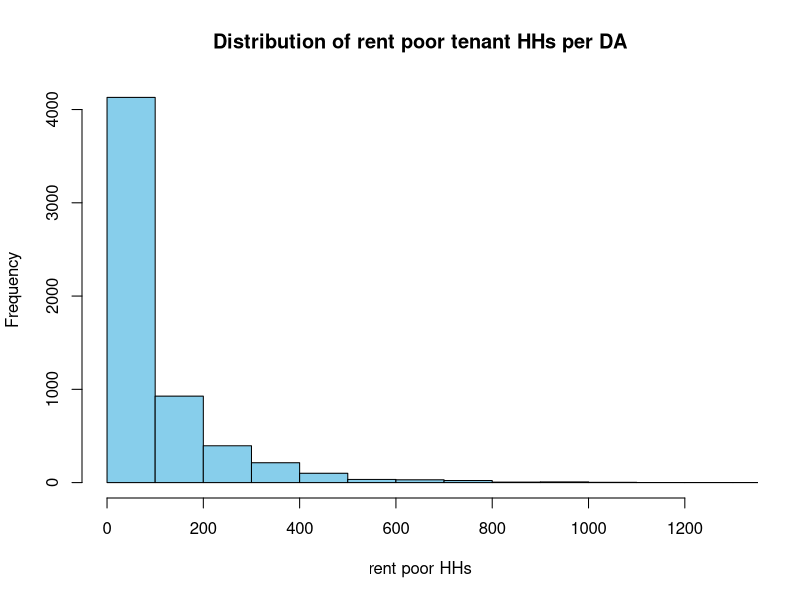
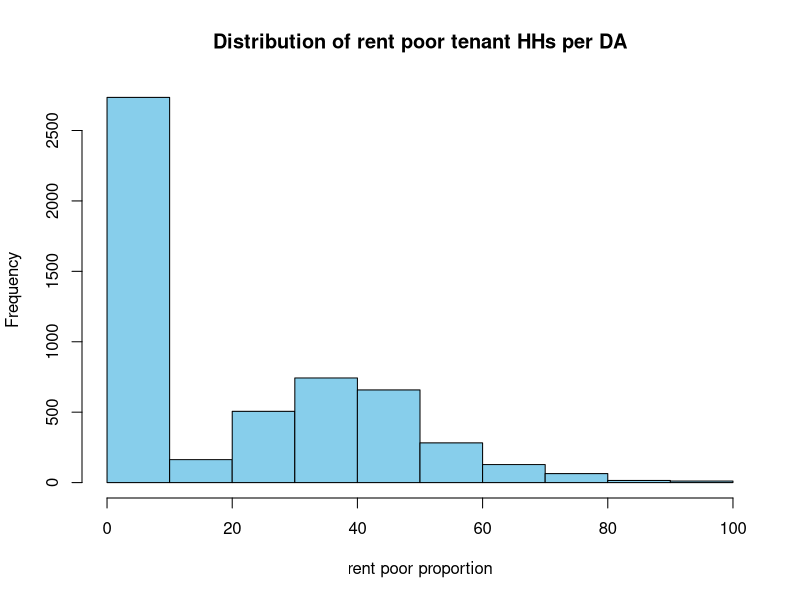
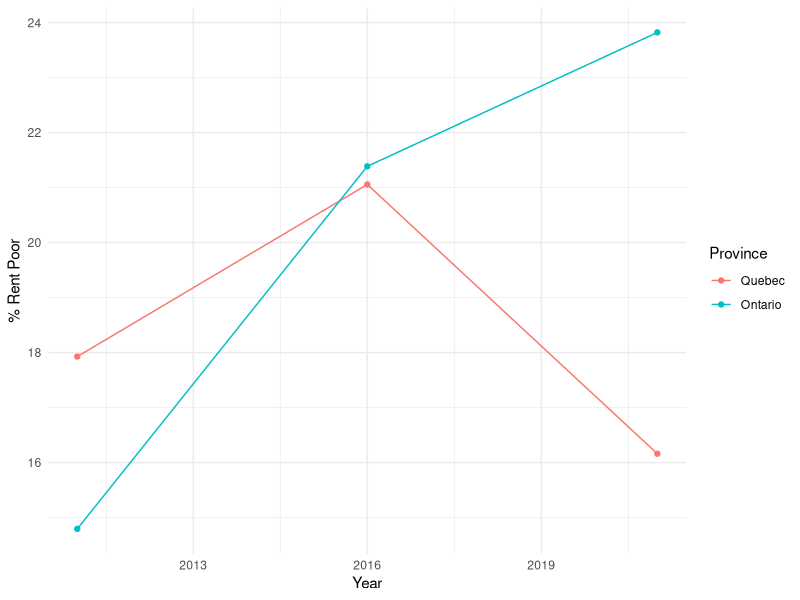
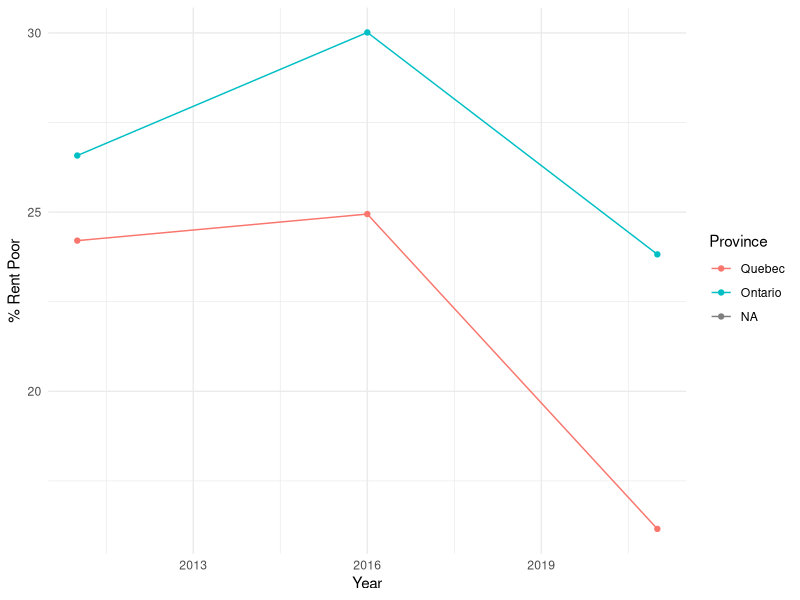
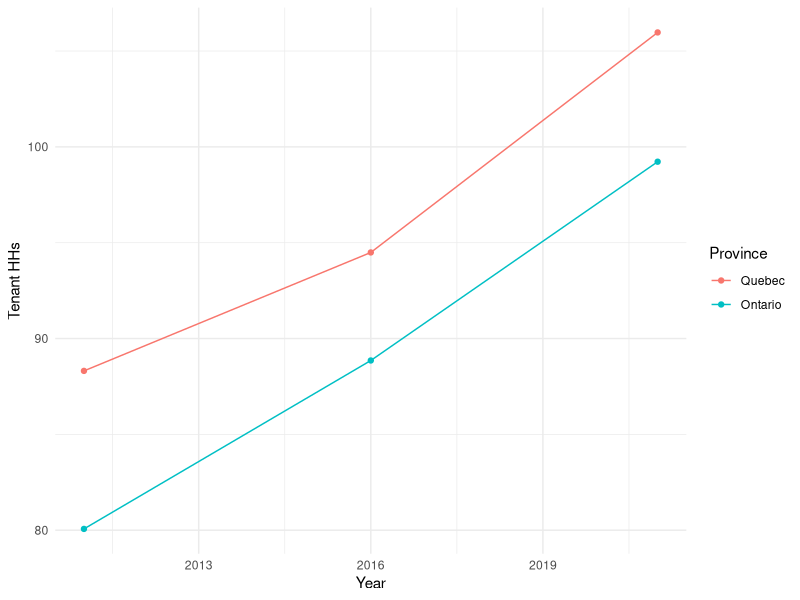
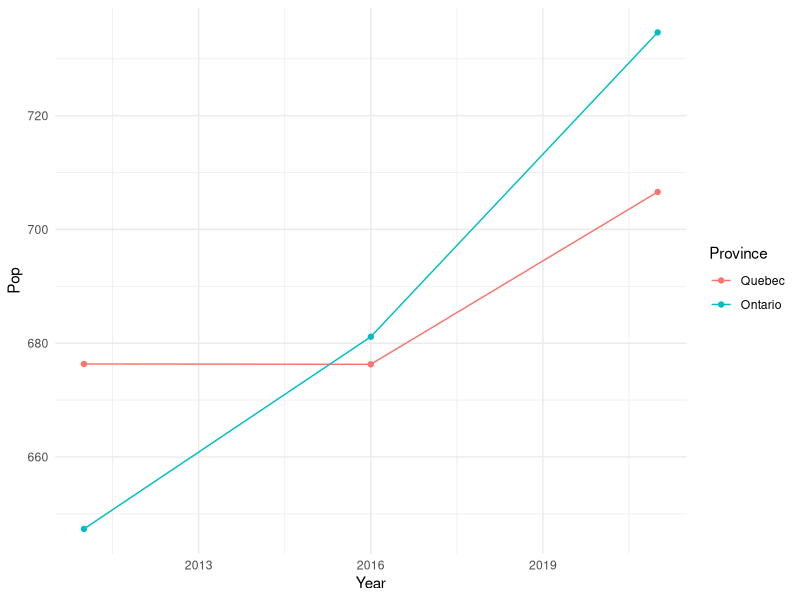
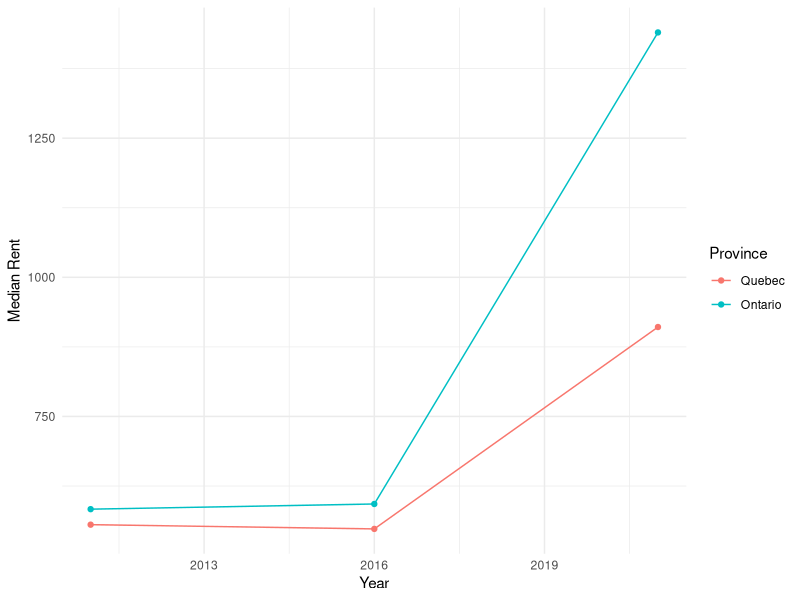

Write the R code that produced these figures, in order.
## ---- chunk 1
library(dplyr)
library(ggplot2)
## ---- chunk 2
df_11 = read.csv("data/2011_rentPoor.csv")
df_16 = read.csv("data/2016_rentPoor.csv")
df_21 = read.csv("data/2021_rentPoor.csv")
## ---- chunk 3
df_11 <- df_11 %>% 
  rename("nTenantHH" = "v_CA11N_2288..Number.of.tenant.households.in.non.farm..non.reserve.private.dwellings",
         "rentPoorP" = "v_CA11N_2290....of.tenant.households.spending.30..or.more.of.household.total.income.on.shelter.costs",
         "subsidizedP" = "v_CA11N_2289....of.tenant.households.in.subsidized.housing",
         "medianRent" = "v_CA11N_2291..Median.monthly.shelter.costs.for.rented.dwellings....",
         "avgRent" = "v_CA11N_2292..Average.monthly.shelter.costs.for.rented.dwellings....",
         "medIncome" = "v_CA11N_2389..Median.after.tax.income..",
         "unemployed" = "v_CA11N_1996..Unemployed"
         )
## ---- chunk 4
df_11$nTenantHH = as.numeric(df_11$nTenantHH)
df_11$rentPoorP = as.numeric(df_11$rentPoorP)
df_11$subsidizedP = as.numeric(df_11$subsidizedP)
df_11$medianRent = as.numeric(df_11$medianRent)
df_11$avgRent = as.numeric(df_11$avgRent)
df_11$popDensity = NA
df_11$medIncome = as.numeric(df_11$medIncome)
df_11$unemployed = as.numeric(df_11$unemployed)

df_11 = subset(df_11, select = -c(NHS.Non.Return.Rate))
## ---- chunk 5
df_16 <- df_16 %>% 
  rename("nTenantHH" = "v_CA16_4897..Total...Tenant.households.in.non.farm..non.reserve.private.dwellings...25..sample.data",
         "rentPoorP" = "v_CA16_4899....of.tenant.households.spending.30..or.more.of.its.income.on.shelter.costs",
         "subsidizedP" = "v_CA16_4898....of.tenant.households.in.subsidized.housing",
         "medianRent" = "v_CA16_4900..Median.monthly.shelter.costs.for.rented.dwellings....",
         "avgRent" = "v_CA16_4901..Average.monthly.shelter.costs.for.rented.dwellings....",
         "popDensity" = "v_CA16_406..Population.density.per.square.kilometre",
         "medIncome" = "v_CA16_2213..Median.after.tax.income.in.2015.among.recipients....",
         "unemployed" = "v_CA16_5606..Unemployed"
         )
## ---- chunk 6
df_16$nTenantHH = as.numeric(df_16$nTenantHH)
df_16$rentPoorP = as.numeric(df_16$rentPoorP)
df_16$subsidizedP = as.numeric(df_16$subsidizedP)
df_16$medianRent = as.numeric(df_16$medianRent)
df_16$avgRent = as.numeric(df_16$avgRent)
df_16$popDensity = as.numeric(df_16$popDensity)
df_16$medIncome = as.numeric(df_16$medIncome)
df_16$unemployed = as.numeric(df_16$unemployed)
## ---- chunk 7
df_21 <- df_21 %>% 
  rename("nTenantHH" = "v_CA21_4313..Total...Tenant.households.in.non.farm..non.reserve.private.dwellings",
         "rentPoorP" = "v_CA21_4315....of.tenant.households.spending.30..or.more.of.its.income.on.shelter.costs..55.",
         "subsidizedP" = "v_CA21_4314....of.tenant.households.in.subsidized.housing..61.",
         "medianRent" = "v_CA21_4317..Median.monthly.shelter.costs.for.rented.dwellings......59.",
         "avgRent" = "v_CA21_4318..Average.monthly.shelter.costs.for.rented.dwellings......59.",
         "popDensity" = "v_CA21_6..Population.density.per.square.kilometre",
         "medIncome" = "v_CA21_566..Median.after.tax.income.in.2020.among.recipients....",
         "unemployed" = "v_CA21_6501..Unemployed"
         )
## ---- chunk 8
df_21$nTenantHH = as.numeric(df_21$nTenantHH)
df_21$rentPoorP = as.numeric(df_21$rentPoorP)
df_21$subsidizedP = as.numeric(df_21$subsidizedP)
df_21$medianRent = as.numeric(df_21$medianRent)
df_21$avgRent = as.numeric(df_21$avgRent)
df_21$popDensity = as.numeric(df_21$popDensity)
df_21$medIncome = as.numeric(df_21$medIncome)
df_21$unemployed = as.numeric(df_21$unemployed)

#df_21 = subset(df_21, select = -c(popDensity, medIncome))
## ---- chunk 9
df_11$year = 2011
df_16$year = 2016
df_21$year = 2021
## ---- chunk 10
df = rbind(df_11, df_16, df_21)
## ---- chunk 11
hist(df$nTenantHH,
     main = "Distribution of rent poor tenant HHs per DA",
     xlab = "rent poor HHs",
     ylab = "Frequency",
     col = "skyblue",
     border = "black",
     xlim = c(0, 1300)
     )
## ---- chunk 12
hist(df$rentPoorP,
     main = "Distribution of rent poor tenant HHs per DA",
     xlab = "rent poor proportion",
     ylab = "Frequency",
     col = "skyblue",
     border = "black"
     )
## ---- chunk 13
df <- df %>%
  mutate(province = ifelse(substr(GeoUID, 1, 2) == "35", 1, 0))
## ---- chunk 14
means = df %>% group_by(year, province) %>% summarize(mean_value = mean(rentPoorP, na.rm = TRUE))

means$province <- factor(means$province, labels = c("Quebec", "Ontario"))

ggplot(means, aes(x = year, y = mean_value, color = province, group = province)) +
  geom_line() +
  geom_point() +
  labs(x = "Year", y = "% Rent Poor", color = "Province") +
  theme_minimal()

rm(means)
## ---- chunk 15
means = df[df$nTenantHH>0, ] %>% group_by(year, province) %>% summarize(mean_value = mean(rentPoorP, na.rm = TRUE))

means$province <- factor(means$province, labels = c("Quebec", "Ontario"))

ggplot(means, aes(x = year, y = mean_value, color = province, group = province)) +
  geom_line() +
  geom_point() +
  labs(x = "Year", y = "% Rent Poor", color = "Province") +
  theme_minimal()

rm(means)
## ---- chunk 16
means_n = df %>% group_by(year, province) %>% summarize(mean_value = mean(nTenantHH, na.rm = TRUE))

means_n$province <- factor(means_n$province, labels = c("Quebec", "Ontario"))

ggplot(means_n, aes(x = year, y = mean_value, color = province, group = province)) +
  geom_line() +
  geom_point() +
  labs(x = "Year", y = "Tenant HHs", color = "Province") +
  theme_minimal()

rm(means_n)
## ---- chunk 17
means_n = df %>% group_by(year, province) %>% summarize(mean_value = mean(Population, na.rm = TRUE))

means_n$province <- factor(means_n$province, labels = c("Quebec", "Ontario"))

ggplot(means_n, aes(x = year, y = mean_value, color = province, group = province)) +
  geom_line() +
  geom_point() +
  labs(x = "Year", y = "Pop", color = "Province") +
  theme_minimal()

rm(means_n)
## ---- chunk 18
means_med = df %>% group_by(year, province) %>% summarize(mean_value = mean(medianRent, na.rm = TRUE))

means_med$province <- factor(means_med$province, labels = c("Quebec", "Ontario"))

ggplot(means_med, aes(x = year, y = mean_value, color = province, group = province)) +
  geom_line() +
  geom_point() +
  labs(x = "Year", y = "Median Rent", color = "Province") +
  theme_minimal()

rm(means_med)
## ---- chunk 19
df_did = df[df$year >= 2016, ]
## ---- chunk 20
df_did$year = factor(df_did$year)
df_did$province = factor(df_did$province, labels = c("Quebec", "Ontario"))
## ---- chunk 21
y = lm(rentPoorP ~ year + province + year*province + Population + medianRent, data = df_did)
summary(y)
## ---- chunk 22
y = lm(rentPoorP ~ year + province + year*province + Population + medianRent, data = df_did[df_did$nTenantHH > 0,])
summary(y)
## ---- chunk 23
y = lm(rentPoorP ~ year + province + year*province + popDensity 
       + medianRent + subsidizedP + unemployed, data = df_did[df_did$nTenantHH > 0,])
summary(y)
